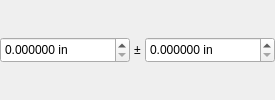
              <widget class="QFrame" name="dim_male_gland_od">
               <property name="frameShape">
                <enum>QFrame::Shape::NoFrame</enum>
               </property>
               <layout class="QHBoxLayout" name="hbox_male_gland_od">
                <property name="spacing">
                 <number>4</number>
                </property>
                <property name="leftMargin">
                 <number>0</number>
                </property>
                <property name="topMargin">
                 <number>0</number>
                </property>
                <property name="rightMargin">
                 <number>0</number>
                </property>
                <property name="bottomMargin">
                 <number>0</number>
                </property>
                <item>
                 <widget class="AdaptiveSpinBox" name="spin_male_gland_od_nom">
                  <property name="minimumSize">
                   <size>
                    <width>130</width>
                    <height>26</height>
                   </size>
                  </property>
                  <property name="maximumSize">
                   <size>
                    <width>130</width>
                    <height>16777215</height>
                   </size>
                  </property>
                  <property name="keyboardTracking">
                   <bool>false</bool>
                  </property>
                  <property name="suffix">
                   <string> in</string>
                  </property>
                  <property name="decimals">
                   <number>6</number>
                  </property>
                  <property name="minimum">
                   <double>0.000000000000000</double>
                  </property>
                  <property name="maximum">
                   <double>10000.000000000000000</double>
                  </property>
                  <property name="singleStep">
                   <double>0.001000000000000</double>
                  </property>
                  <property name="value">
                   <double>0.000000000000000</double>
                  </property>
                 </widget>
                </item>
                <item>
                 <widget class="QLabel" name="plusminus_male_gland_od">
                  <property name="text">
                   <string>±</string>
                  </property>
                  <property name="alignment">
                   <set>Qt::AlignmentFlag::AlignCenter</set>
                  </property>
                 </widget>
                </item>
                <item>
                 <widget class="AdaptiveSpinBox" name="spin_male_gland_od_tol">
                  <property name="minimumSize">
                   <size>
                    <width>130</width>
                    <height>26</height>
                   </size>
                  </property>
                  <property name="maximumSize">
                   <size>
                    <width>130</width>
                    <height>16777215</height>
                   </size>
                  </property>
                  <property name="keyboardTracking">
                   <bool>false</bool>
                  </property>
                  <property name="suffix">
                   <string> in</string>
                  </property>
                  <property name="decimals">
                   <number>6</number>
                  </property>
                  <property name="maximum">
                   <double>10000.000000000000000</double>
                  </property>
                  <property name="singleStep">
                   <double>0.001000000000000</double>
                  </property>
                  <property name="value">
                   <double>0.000000000000000</double>
                  </property>
                 </widget>
                </item>
               </layout>
              </widget>
